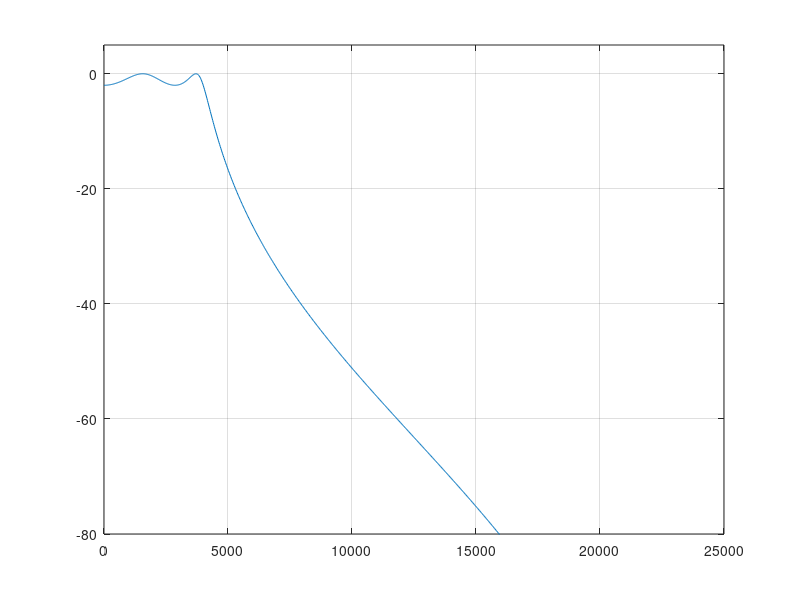

The MATLAB source for this figure:
N = 4;
fc = 4000;
Rp = 2;
fs = 48000;
 
[b_cheby, a_cheby] = cheby1(N, Rp, fc/(fs/2));

a_cheby = a_cheby(2:length(a_cheby));
max_val = max(max(abs(b_cheby)), max(abs(a_cheby)));
scale_factor = 1;

if max_val >= 1
    scale_factor = 2^ceil(log2(max_val)); 
end

b_scaled = b_cheby/scale_factor;
a_scaled = a_cheby/scale_factor;

[H,W]=freqz(b_cheby, [1 a_cheby], 1024, fs);
plot(W, 20*log10(abs(H)));
ylim([-80 5]);
hold on;
grid on;

file= fopen('task_4_iir_cheby_b.dat', 'w');
fprintf(file, '%f,\n', b_scaled);
fclose(file);

file= fopen('task_4_iir_cheby_a.dat', 'w');
fprintf(file, '%f,\n', a_scaled);
fclose(file);

disp(['num b: ', num2str(length(b_scaled))]);
disp(['num a: ', num2str(length(a_scaled))]);
disp(['scale: ', num2str(length(scale_factor))]);
